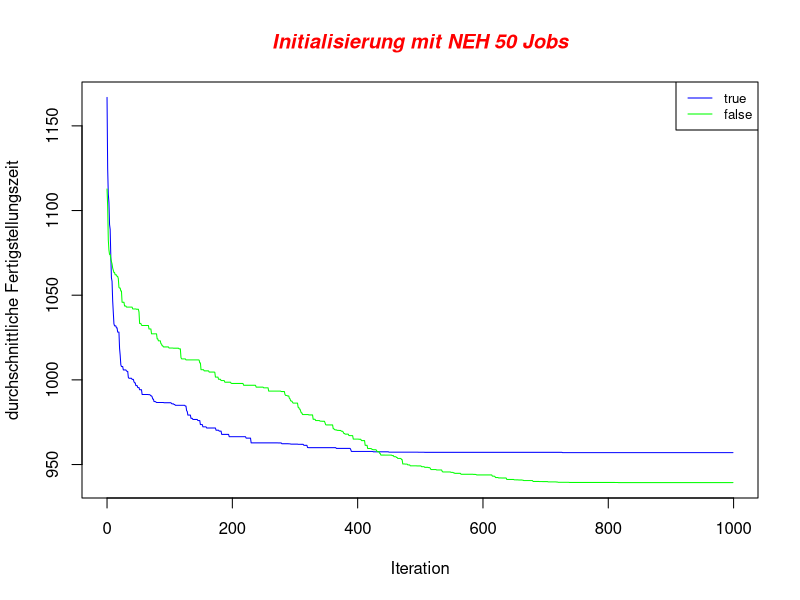
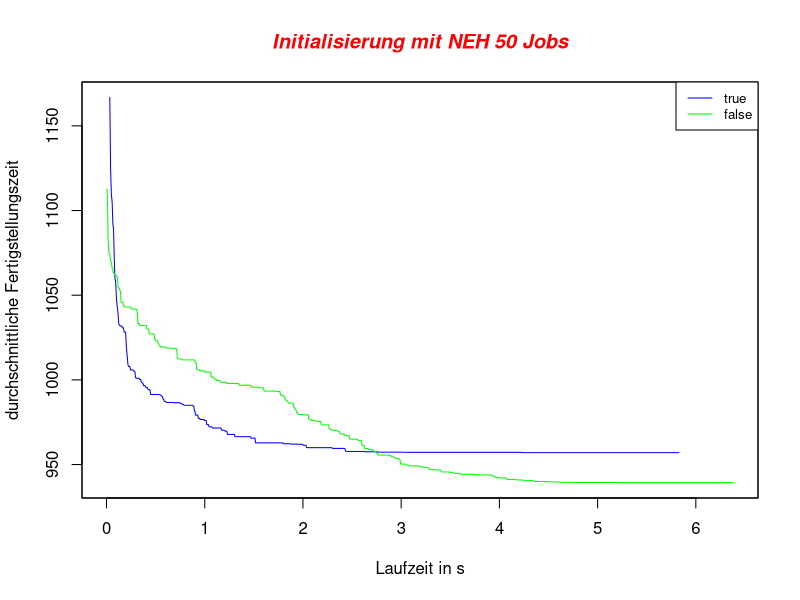

Here is the R script that generated these plots, in order:
initMatrixWithNEHTrue <- read.csv(file="config_0_mean.csv", header=FALSE, sep=",")
initMatrixWithNEHFalse <- read.csv(file="config_1_mean.csv", header=FALSE, sep=",")

iteration <- c(initMatrixWithNEHTrue[1]$V1)

jpeg('result_time_mean_iteration.jpg')
yrange <- range(initMatrixWithNEHTrue[2]$V2, 
    initMatrixWithNEHFalse[2]$V2)

xrange <- range(initMatrixWithNEHTrue[3]$V3, 
    initMatrixWithNEHFalse[3]$V3)

plot(iteration, initMatrixWithNEHTrue[2]$V2, type="l", ylim=yrange, col="blue", ann=FALSE)
lines(iteration, initMatrixWithNEHFalse[2]$V2, type="l", col="green")

title(main='Initialisierung mit NEH 50 Jobs', col.main="red", font.main=4)
title(xlab='Iteration')
title(ylab='durchschnittliche Fertigstellungszeit')
legend("topright", legend=c("true", "false"), 
    col=c("blue", "green"),
    lty=1:1, cex=0.8)

jpeg('result_time_mean_calculationtime.jpg')
plot(initMatrixWithNEHTrue[3]$V3, initMatrixWithNEHTrue[2]$V2, type="l", ylim=yrange, xlim=xrange, col="blue", ann=FALSE)
lines(initMatrixWithNEHFalse[3]$V3, initMatrixWithNEHFalse[2]$V2, type="l", col="green")

box()

title(main='Initialisierung mit NEH 50 Jobs', col.main="red", font.main=4)
title(xlab='Laufzeit in s')
title(ylab='durchschnittliche Fertigstellungszeit')
legend("topright", legend=c("true", "false"), 
    col=c("blue", "green"),
    lty=1:1, cex=0.8)